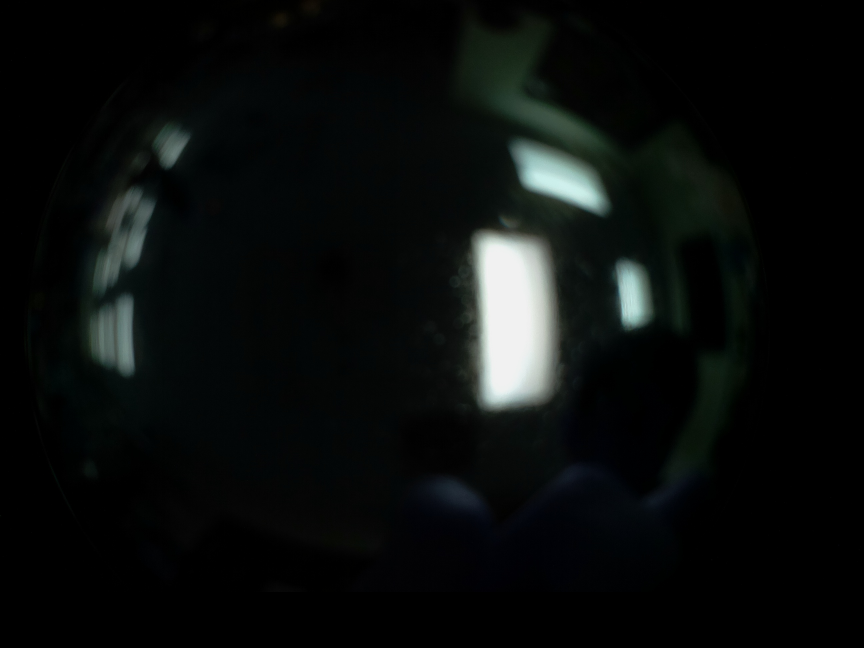
#> input picture quadcopter_new2/MyImage4.jpg, 2592 x 1944 px (shown at 1/3 size)
$ python undistortTool.py quadcopter_new2/MyImage4.jpg quadcopter_new2/MyImage5.jpg   (older library calls are emulated)
#> lines starting #> are read from the running program, lines starting #| are printed output that depends on the picture
### src/python/General.py
import cv2
import numpy as np
import timeit

# For preview window #
# https://docs.python.org/3/library/queue.html
import threading, queue
previewWindowQueue = queue.PriorityQueue() # https://www.educative.io/edpresso/what-is-the-python-priority-queue  # Priority based on image index (we should probably do this in matcher's queue too...)

# [7 lines left out: function drainPreviewWindowQueue, not called in this run]
# #

# Camera undistortion code #

# The calibration data #
mtx = np.matrix([[7.35329235e+02, 0.00000000e+00, 1.28117269e+03],
                [0.00000000e+00, 7.40147960e+02, 9.90415290e+02],
                [0.00000000e+00, 0.00000000e+00, 1.00000000e+00]])
dist = np.matrix([[-0.25496947,  0.07321429, -0.00104747,  0.00103111, -0.00959384]])
# #

k=mtx
# https://stackoverflow.com/questions/34316306/opencv-fisheye-calibration-cuts-too-much-of-the-resulting-image
nk = k.copy()
#nk[0,0]=k[0,0]/2
#nk[1,1]=k[1,1]/2
mapx = None
mapy = None

w, h = (2592, 1944)
#h, w = image.shape[:2]
newcameramtx, roi = cv2.getOptimalNewCameraMatrix(mtx, dist, (w,h), 1, (w,h))
mapx, mapy = cv2.initUndistortRectifyMap(mtx, dist, None, newcameramtx, (w,h), 5)
# Notice the cv.fisheye.initUndistortRectifyMap being used instead of cv.initUndistortRectifyMap!:
#mapx, mapy = cv2.fisheye.initUndistortRectifyMap(mtx, dist[:-1], None, nk, (w,h), cv2.CV_16SC2)

wUndistorted = None
hUndistorted = None
roi = None

# Configurable:
useFullImageInsteadOfROI = False

# End of undistort code #

# https://stackoverflow.com/questions/31648729/round-a-float-up-to-next-odd-integer
def round_up_to_odd(f):
    return int(np.ceil(f)) // 2 * 2 + 1

# Helper functions copied from `../../skyDetection/brightSpotDetection2.py` (replace with new copies if needed) : #

# [15 lines left out: function getCenterOfMass, not called in this run]

# [16 lines of commented-out code are left out]
import math # Import math Library
# a and b are of the following form (a list): [x, y, radius]
# NOTE: THIS FUNCTION MAY BE BUGGY. Circles from ../Data/fullscale1/Derived/SIFT/ExtractedFrames/thumb0028.png give a bad resulting circle. So to compensate, we use `bad` value < some amount as an upper bound requirement as well..
# [18 lines left out: function minimalEnclosingCircle, not called in this run]

# End of copied helper functions #

videoWriter = None

# [250 lines left out: function shouldDiscardImage, not called in this run]

def saveVideoWriter():
    videoWriter.release()

# Note: This is untested:
# def undisortImage(image):
#     global mapx
#     global mapy
#     global wUndistorted
#     global hUndistorted
#     global roi
#     hOrig, wOrig = image.shape[:2]
#     if wOrig != wUndistorted or hOrig != hUndistorted: # If image changed dimensions from our cached matrix, recompute it:
#         print("Computing new undistortion map using getOptimalNewCameraMatrix")
#         newcameramtx, roi = cv2.getOptimalNewCameraMatrix(mtx, dist, (w,h), 1, (wOrig,hOrig) # <--the "new size" ( https://docs.opencv.org/3.4/d9/d0c/group__calib3d.html#ga7a6c4e032c97f03ba747966e6ad862b1 )
#                                                           ) # Note: "getOptimalNewCameraMatrix is used to use different resolutions from the same camera with the same calibration." ( https://stackoverflow.com/questions/39432322/what-does-the-getoptimalnewcameramatrix-do-in-opencv )
#         # Notice the cv.fisheye.initUndistortRectifyMap being used instead of cv.initUndistortRectifyMap!:
#         mapx, mapy = cv2.fisheye.initUndistortRectifyMap(mtx, dist[:-1], None, newcameramtx, (wOrig,hOrig), cv2.CV_16SC2)
#         wUndistorted = wOrig
#         hUndistorted = hOrig
#     #image = cv2.resize(image, (w,h))
#     image = cv2.remap(image, mapx, mapy, cv2.INTER_LINEAR, borderMode=cv2.BORDER_CONSTANT)
#     #image = cv2.resize(image, (wOrig,hOrig))

#     if not useFullImageInsteadOfROI:
#         x, y, w_, h_ = roi
#         #print("roi:", roi)
#         image = image[y:y+h_, x:x+w_]

#     return image

def undisortImage(image):
    hOrig, wOrig = image.shape[:2]
#> hOrig = 1944; wOrig = 2592
    image = cv2.resize(image, (w,h))
#> image is the input picture: shape (1944, 2592, 3); mean B, G, R 12.6, 13.4, 10.6
    image = cv2.remap(image, mapx, mapy, cv2.INTER_LINEAR, borderMode=cv2.BORDER_CONSTANT)
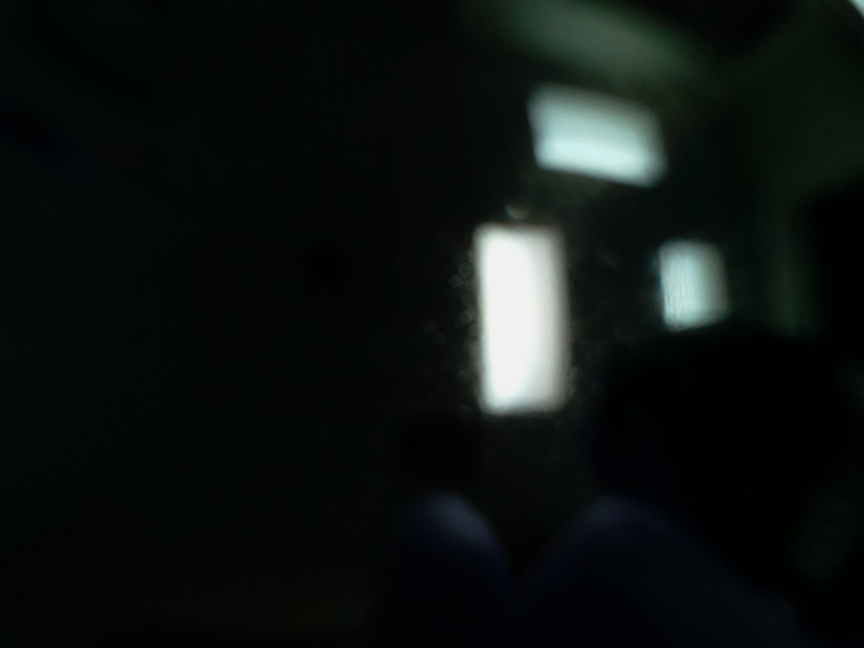
#> image: shape (1944, 2592, 3) (shown at 1/3 size); mean B, G, R 18.5, 19.5, 14.7
    #image = cv2.fisheye.undistortImage(image, k, dist)
    if not useFullImageInsteadOfROI:
        roiInsetX = 500
        roiInsetY = int(roiInsetX * 0.6)
        roi=(int(roiInsetX*1.5), 129+roiInsetY, 2591-roiInsetX*3, 1717-roiInsetY*2)
        x, y, w_, h_ = roi
        image = image[y:y+h_, x:x+w_]
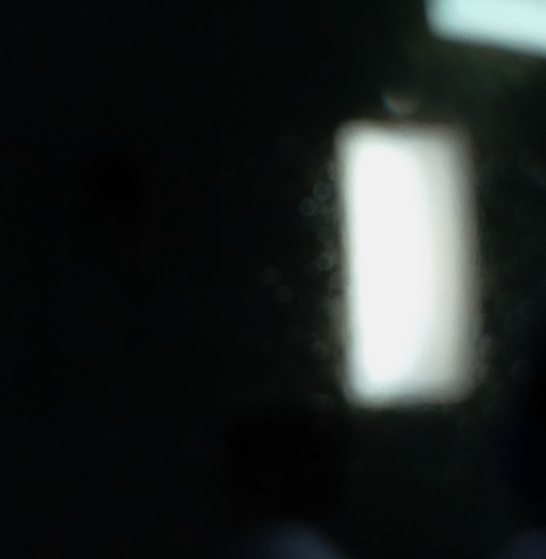
#> image: shape (1117, 1091, 3) (shown at 1/2 size); mean B, G, R 36.1, 37.4, 33.3

        start_point = (x,y)
        end_point = (x+w_,y+h_)
        color = (0, 0, 0)
        thickness = 10
        #image = cv2.rectangle(image, start_point, end_point, color, thickness)

        # cv2.imshow('IMAGE',image)
        # cv2.waitKey(0)
    image = cv2.resize(image, (wOrig,hOrig))
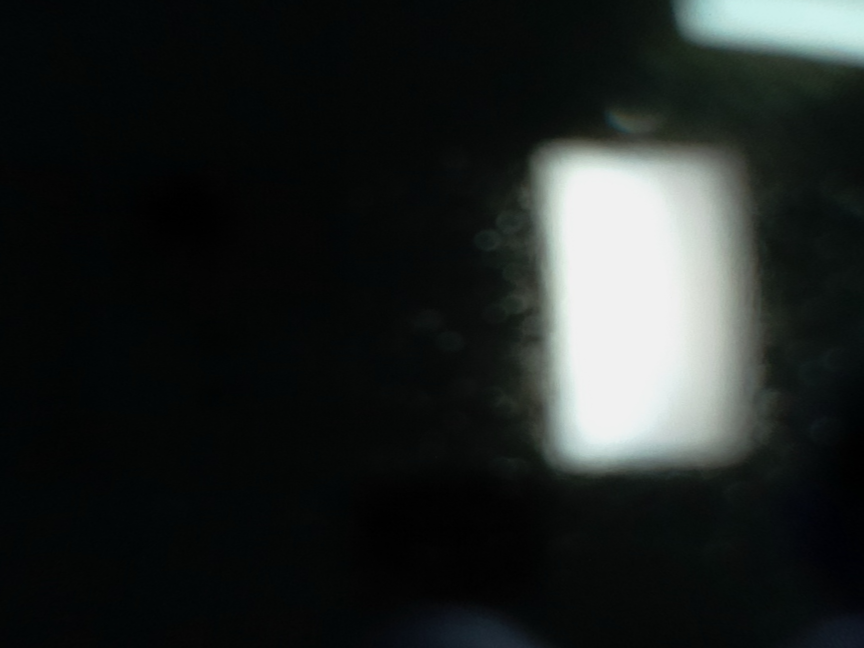
#> image: shape (1944, 2592, 3) (shown at 1/3 size); mean B, G, R 36.1, 37.4, 33.2
    return image

K=None
Knew=None
D=None
new_size=None
unfishmap1=None
unfishmap2=None
# K=k
Knew = k.copy()
# D=dist
new_size = (640, 480)
DIM=(2592, 1944)
K=np.array([[737.27915157973, 0.0, 1278.6197091932668], [0.0, 741.7129968681473, 987.9578976316317], [0.0, 0.0, 1.0]])
D=np.array([[0.09799660583508069], [-0.1404048797177384], [0.12545244890242996], [-0.03358188928891521]])
# [10 lines left out: function getUnfishmap, not called in this run]

def unwarpNew(img):
    unfishmap1, unfishmap2 = getUnfishmap()
    return cv2.remap(img, unfishmap1, unfishmap2, interpolation=cv2.INTER_LINEAR, borderMode=cv2.BORDER_CONSTANT)

def undistortPoints(point_matrix):
    getUnfishmap()
    return cv2.fisheye.undistortPoints(point_matrix,K,D,P=Knew)

def undistort(img_path, balance=0.0, dim2=None, dim3=None):
    img = cv2.imread(img_path)
    undistortImg(img, balance, dim2, dim3)
map1_ = None
map2_ = None
# [32 lines left out: function undistortImg, not called in this run]

# [8 lines of commented-out code are left out]

### undistortTool.py
import cv2
import src.python.General
#from src.python.General import shouldDiscardImage, undisortImage
import os
from pathlib import Path
import sys

imgName=sys.argv[1] #imgName = 'Data/fullscale1/Derived/SIFT/ExtractedFrames/thumb0089.png'
src.python.General.useFullImageInsteadOfROI=sys.argv[2] == '1' if len(sys.argv) > 2 else False
img=src.python.General.undisortImage(cv2.imread(imgName))
cv2.imshow('',img)
k=cv2.waitKey(0)
#> (key Esc is pressed here)
if k & 0xFF == ord('w'): # Write
    # Write/save the undistort:
    # Make the directory
    p="undistortedImages"
    Path(p).mkdir(exist_ok=True) # https://stackoverflow.com/questions/273192/how-can-i-safely-create-a-nested-directory

    # Save
    name,ext=os.path.splitext(os.path.basename(imgName))
    cv2.imwrite(os.path.join(p, name + ".undistorted" + ext), img)

$ run again, on quadcopter_new2/MyImage6.jpg
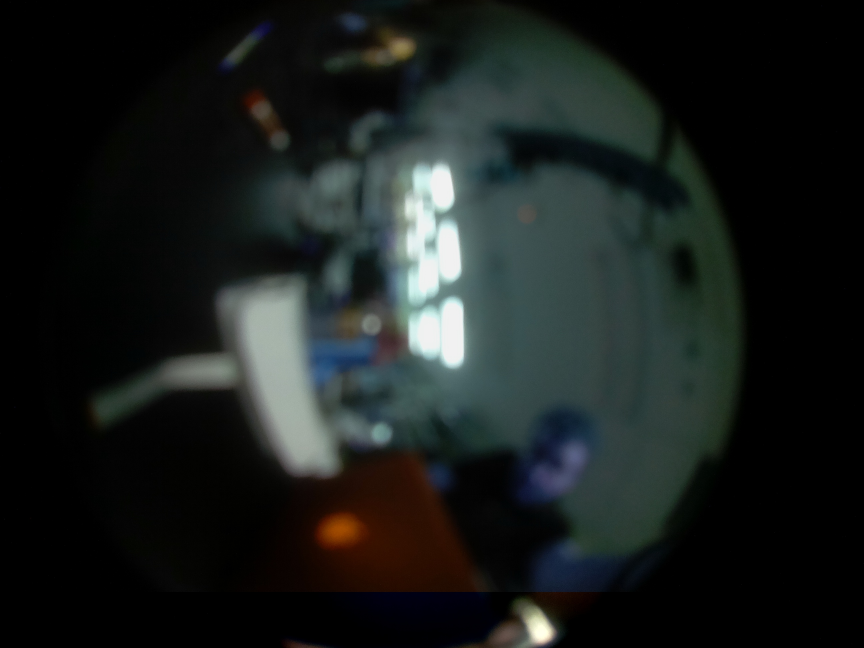
#> input picture quadcopter_new2/MyImage6.jpg, 2592 x 1944 px (shown at 1/3 size)
#> hOrig = 1944; wOrig = 2592
#> in undisortImage, image is the input picture: shape (1944, 2592, 3); mean B, G, R 28.9, 30.4, 25.6
#> in undisortImage, `image = image[y:y+h_, x:x+w_]`:
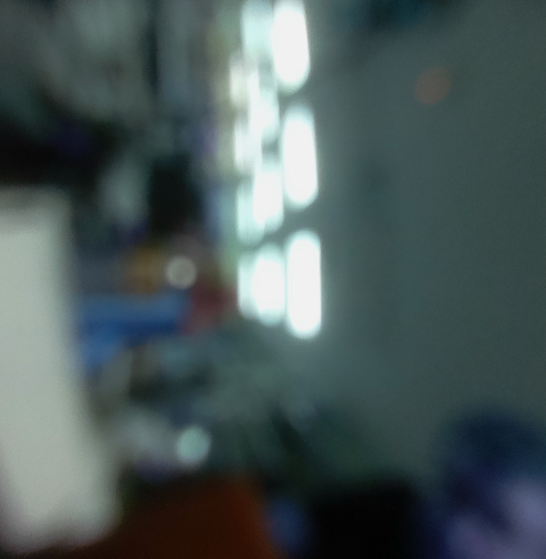
#> image: shape (1117, 1091, 3) (shown at 1/2 size); mean B, G, R 88.4, 88.3, 73.8
#> in undisortImage, `image = cv2.resize(image, (wOrig,hOrig))`:
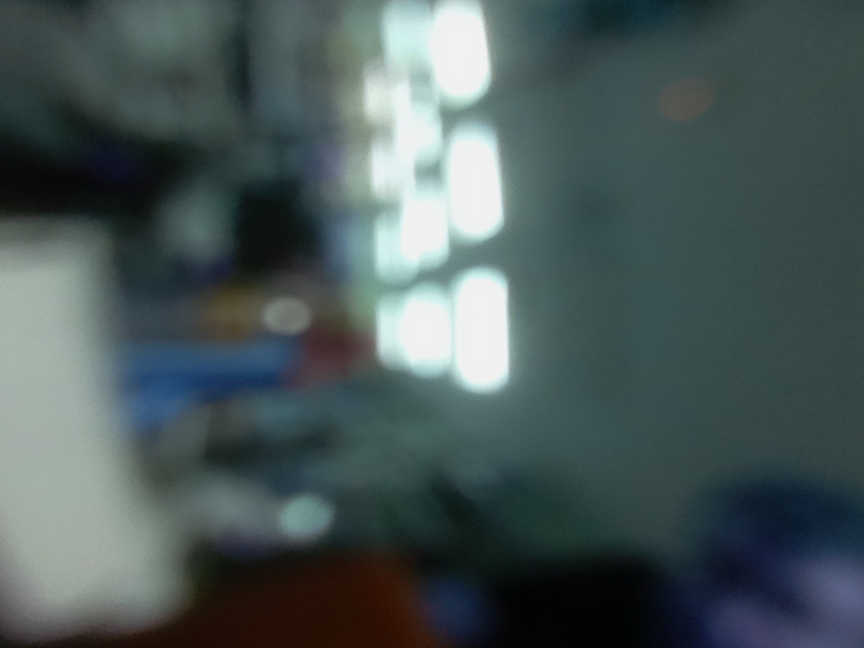
#> image: shape (1944, 2592, 3) (shown at 1/3 size); mean B, G, R 88.3, 88.2, 73.7

$ run again, on quadcopter_new2/MyImage8.jpg
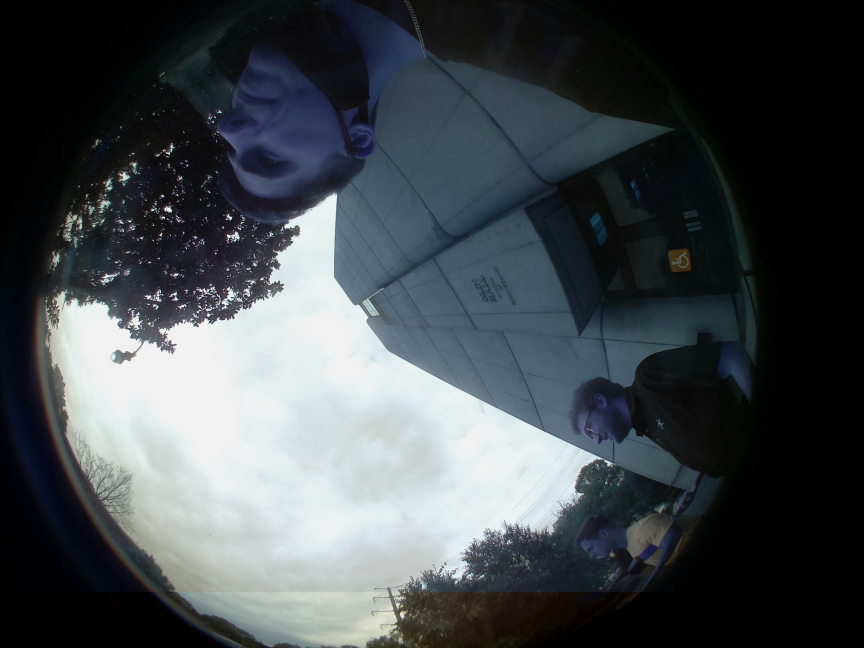
#> input picture quadcopter_new2/MyImage8.jpg, 2592 x 1944 px (shown at 1/3 size)
#> hOrig = 1944; wOrig = 2592
#> in undisortImage, image is the input picture: shape (1944, 2592, 3); mean B, G, R 77.9, 74.1, 68.1
#> in undisortImage, `image = image[y:y+h_, x:x+w_]`:
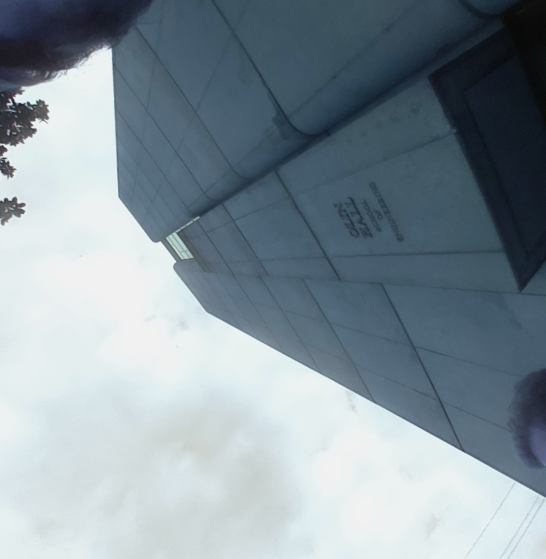
#> image: shape (1117, 1091, 3) (shown at 1/2 size); mean B, G, R 156.1, 147.6, 133.5
#> in undisortImage, `image = cv2.resize(image, (wOrig,hOrig))`:
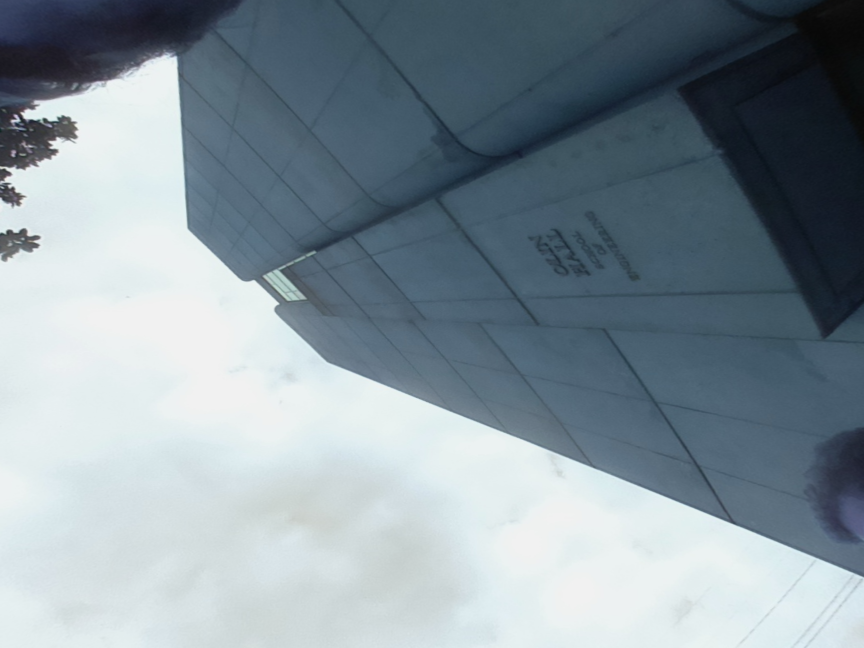
#> image: shape (1944, 2592, 3) (shown at 1/3 size); mean B, G, R 156, 147.5, 133.5

$ run again, on quadcopter_new2/MyImage9.jpg
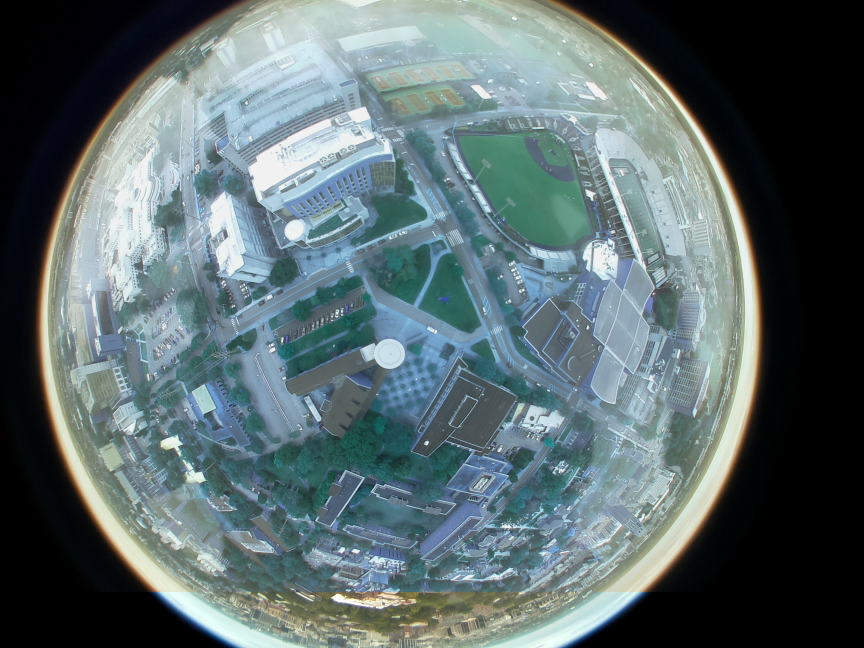
#> input picture quadcopter_new2/MyImage9.jpg, 2592 x 1944 px (shown at 1/3 size)
#> hOrig = 1944; wOrig = 2592
#> in undisortImage, image is the input picture: shape (1944, 2592, 3); mean B, G, R 109.6, 107.3, 91.6
#> in undisortImage, `image = image[y:y+h_, x:x+w_]`:
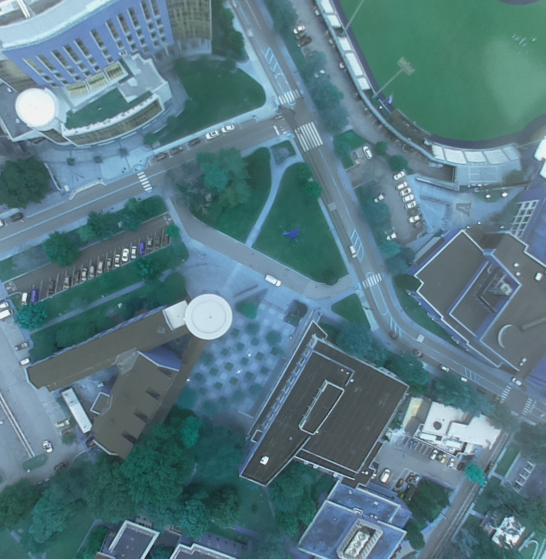
#> image: shape (1117, 1091, 3) (shown at 1/2 size); mean B, G, R 130.6, 120.7, 87.7
#> in undisortImage, `image = cv2.resize(image, (wOrig,hOrig))`:
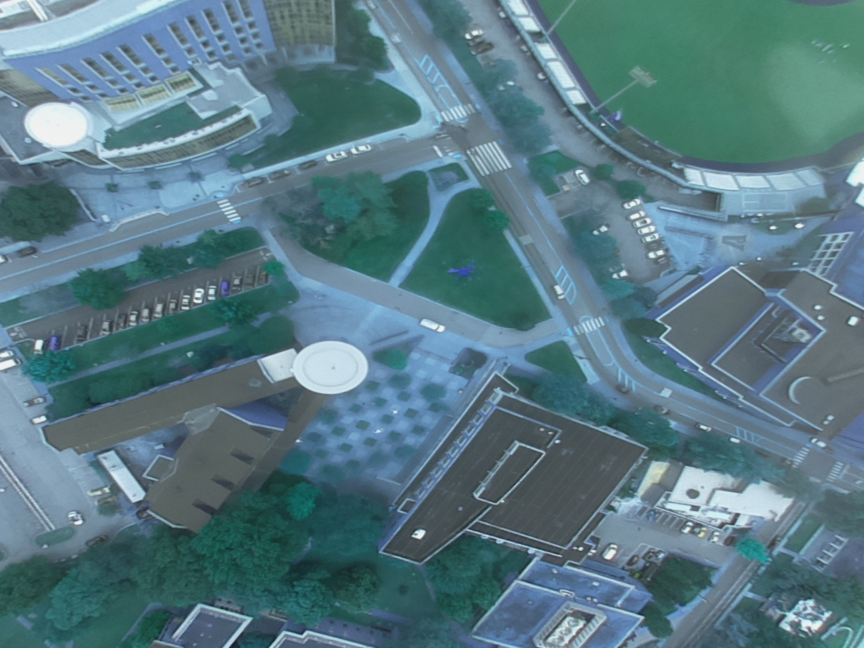
#> image: shape (1944, 2592, 3) (shown at 1/3 size); mean B, G, R 130.5, 120.6, 87.5
